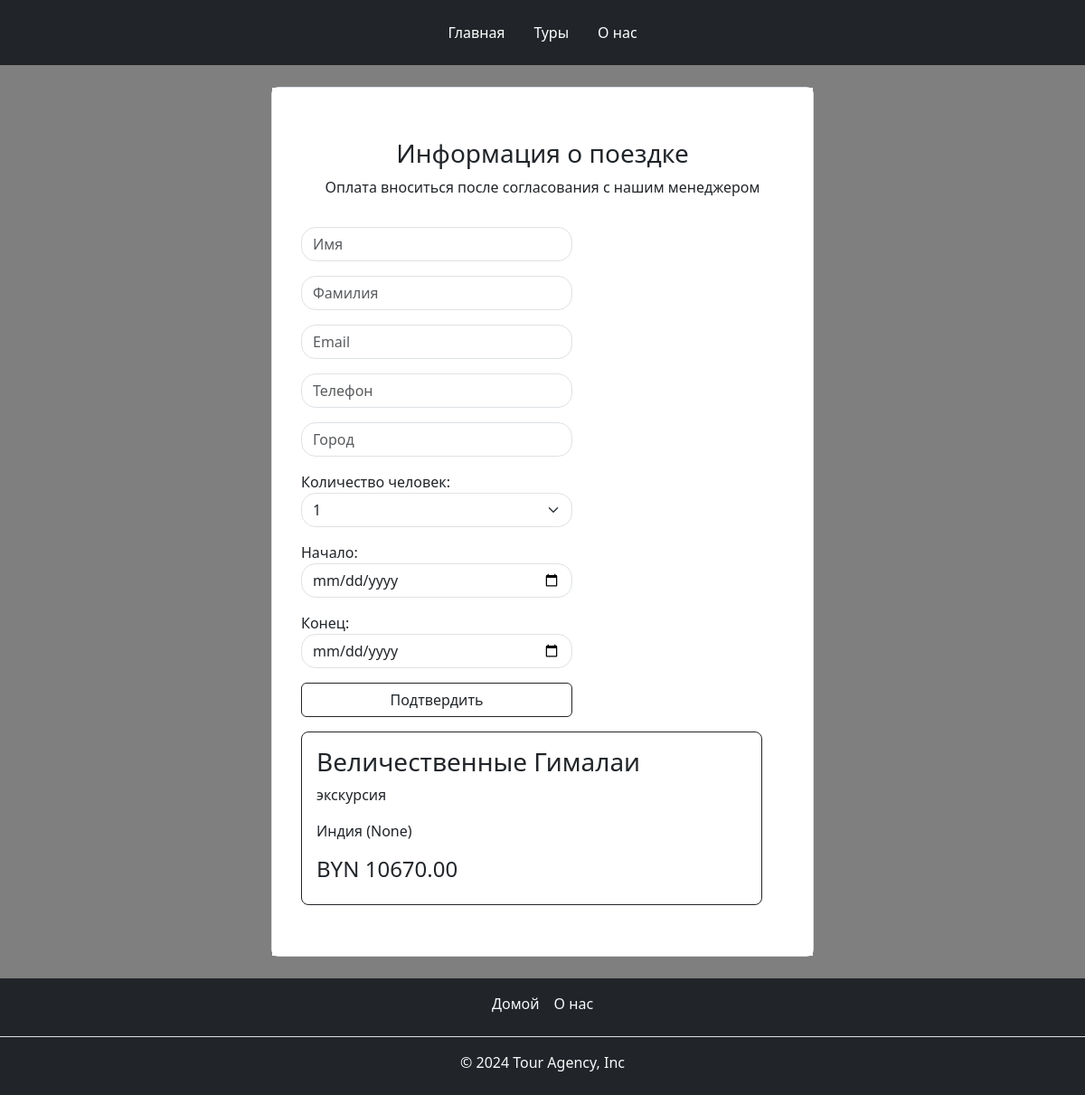
The app's page /orders/create_order/velichestvennye-gimalai with its own data.
### catalog/models.py (models this page shows, shortened)
class Tour(models.Model):
    name = models.CharField(max_length=200, verbose_name="Tour name")
    category = models.ForeignKey(Category, on_delete=models.CASCADE, related_name="tours")
    price = models.DecimalField(verbose_name="Price", max_digits=10, decimal_places=2)
    destination = models.ForeignKey(Country, on_delete=models.CASCADE, related_name="tours")
    city = models.CharField(verbose_name="City", max_length=50, null=True, blank=True)
    description = models.TextField(verbose_name="Description", null=True, blank=True)
    duration = models.IntegerField(verbose_name="Duration", null=True, blank=True)
    is_family = models.BooleanField(verbose_name="Family", null=True, blank=True, default=False)
    is_visa = models.BooleanField(verbose_name="Visa", null=True, blank=True)
    image = models.ImageField(
        verbose_name="Image",
        upload_to="products/%Y/%m/%d",
        blank=True,
        default="default_trip.png"
    )
    created_at = models.DateTimeField(auto_now_add=True)
    updated_at = models.DateTimeField(auto_now=True)
    slug = models.SlugField(max_length=100, unique=True)
    class Meta:
        verbose_name = "Tour"
        verbose_name_plural = "Tours"
        ordering = ["name"]

class Category(models.Model):
    name = models.CharField( verbose_name="Name", max_length=100)
    slug = models.SlugField(max_length=100, unique=True)
    class Meta:
        verbose_name = "Category"
        verbose_name_plural = "Categories"

class Country(models.Model):
    name = models.CharField(max_length=100)
    class Meta:
        verbose_name = "Country"
        verbose_name_plural = "Countries"

### orders/views.py (the view)
# urls.py: path("create_order/<slug:tour_slug>", create_order, name="create_order")
def create_order(request, tour_slug):
    tour = Tour.objects.get(slug=tour_slug)
    if request.method == 'POST':
        form = OrderInfoEditForm(request.POST)
        date_form = DateEditForm(request.POST)
        if form.is_valid() and date_form.is_valid():
            order = Order.objects.create()
            order.tour.add(tour)
            OrderInfo.objects.create(
                order=order,
                first_name=form.cleaned_data['first_name'],
                last_name=form.cleaned_data['last_name'],
                email=form.cleaned_data['email'],
                phone=form.cleaned_data['phone'],
                city=form.cleaned_data['city'],
                members=form.cleaned_data['members'],
                date_from=date_form.cleaned_data['date_from'],
                date_to=date_form.cleaned_data['date_to']
            )
            return render(request, "created.html", {"order": order})
    else:
        form = OrderInfoEditForm()
        date_form = DateEditForm()
    return render(request, "create.html",
    context={
        "form": form,
        "date_form": date_form,
        "tour": tour
    })

### orders/forms.py
class DateEditForm(forms.Form):
    date_from = forms.DateField(
        label="Начало",
        widget=DatePickerInput(attrs={"class": "form-control rounded-4", "style": "max-width: 300px;"})
    )
    date_to = forms.DateField(
        label="Конец",
        widget=DatePickerInput(attrs={"class": "form-control rounded-4", "style": "max-width: 300px;"})
    )

### orders/templates/create.html (shortened to what this page needs)
{% extends 'base.html' %}
{% block content %}
    <section class="w-50 mb-4 ms-auto me-auto mt-4">
        <div class="border rounded-3">
            <section class="px-3 py-5" style="background-color: white">
                <div class="mt-2">
                    <h3 class="mb-2 mt-2" style="text-align: center;">Информация о поездке</h3>
                    <p class="mb-4" style="text-align: center;">Оплата вноситься после согласования с нашим
                        менеджером</p>
                    <div class="row ms-2 me-2">
                        <div class="col p-2">
                            <form action="{% url 'orders:create_order' tour.slug %}" method="post">
                                <div class="col-md-12">
                                    {{ form.as_p }}
                                </div>
                                <div class="col-md-12">
                                    {{ date_form.as_p }}
                                </div>
                                <button class="btn btn-outline-dark" type="submit" style="width: 300px;">Подтвердить
                                </button>
                            </form>
                        </div>
                        <div class="col p-2">
                            <div class="border border-dark rounded-3 me-4">
                                <div class="p-3">
                                    <h3>{{ tour.name }}</h3>
                                    <p>{{ tour.category.name }}</p>
                                    <p>{{ tour.destination.name }} ({{ tour.city }})</p>
                                    <h4>BYN {{ tour.price }}</h4>
                                </div>
                            </div>
                        </div>
                    </div>
                </div>
            </section>
        </div>
    </section>
{% endblock %}

### templates/base.html (style rules this page uses)
body { background: linear-gradient(rgba(0, 0, 0, 0.5), rgba(0, 0, 0, 0.5)), url('https://blog-cdn.el.olx.com.pk/wp-content/uploads/2022/04/29150834/Roadtrip.jpg') no-repeat center center fixed; background-size: cover; }

### records on screen
Tour: name "Величественные Гималаи", category.name "экскурсия", destination.name "Индия", city "None", price "10670.00"
